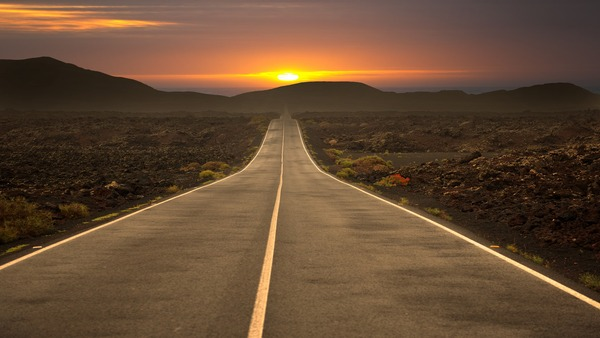
#> input picture original_lane_detection_5.jpg, 600 x 338 px, given in place of vid1.mp4, which was not available
$ python test.py
#> lines starting #> are read from the running program, lines starting #| are printed output that depends on the picture; after the words box and inside, x2 and y2 are one past the last pixel; in counts of white or black regions, pixels touching at a corner belong together; pictures that were not available may be replaced by others from this repository, and a replacement may not be noted
import cv2
import time

# Path to the video file
video_path = 'vid1.mp4'  # Replace with the actual path to your video file

# Create a VideoCapture object to read from the video file
cap = cv2.VideoCapture(video_path)

# Define the region of interest coordinates (x, y, width, height)
roi_x = 0
roi_y = 300
roi_width = 1280
roi_height = 300

# Define the y-coordinate of the horizontal line
line_y = roi_y + roi_height // 2  # Adjust the line position as needed

# Define the physical distance between the two vertical contours in centimeters
physical_distance_cm = 60

while True:
    # Read the current frame from the video file
    ret, frame = cap.read()
#> frame is the input picture: shape (338, 600, 3); mean B, G, R 50.9, 74.1, 100.7

    # Check if the video has reached the end
    if not ret:
        break

    # Get the region of interest from the frame
    roi = frame[roi_y:roi_y+roi_height, roi_x:roi_x+roi_width].copy()
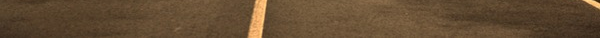
#> roi: shape (38, 600, 3); mean B, G, R 51.2, 76.8, 100.2

    # Convert the region of interest to grayscale
    gray_roi = cv2.cvtColor(roi, cv2.COLOR_BGR2GRAY)
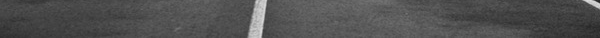
#> gray_roi: shape (38, 600); min 36, max 220, mean 80.9

    # Threshold the grayscale ROI to extract white regions
    _, thresholded = cv2.threshold(gray_roi, 200, 255, cv2.THRESH_BINARY)
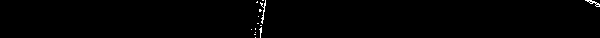
#> thresholded: shape (38, 600); 0.54% white in thin lines or dots, all inside (x1, y1, x2, y2) = (251, 0, 600, 38)

    # Find contours of white regions
    contours, _ = cv2.findContours(thresholded, cv2.RETR_EXTERNAL, cv2.CHAIN_APPROX_SIMPLE)
#> contours = 14 contours, 13 with area under 20; largest, box (x1, y1, x2, y2) and area: (585, 0, 600, 7) 26

    # Filter vertical contours based on a minimum width threshold
    min_contour_width = 10
    vertical_contours = [cnt for cnt in contours if cv2.boundingRect(cnt)[2] >= min_contour_width]
#> vertical_contours = 1 contour; box (x1, y1, x2, y2) and area: (585, 0, 600, 7) 26

    # Draw vertical contours on the ROI
    cv2.drawContours(roi, vertical_contours, -1, (0, 255, 0), 2)
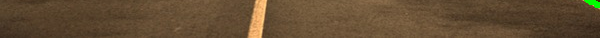
#> roi: shape (38, 600, 3); 0.35% of pixels changed, all inside (x1, y1, x2, y2) = (584, 0, 600, 8)

    # Calculate the pixel distance between the two vertical contours
    if len(vertical_contours) >= 2:
        contour1_x = cv2.boundingRect(vertical_contours[0])[0]
        contour2_x = cv2.boundingRect(vertical_contours[1])[0]
        pixel_distance = abs(contour2_x - contour1_x)
        cv2.putText(roi, f"Pixel Distance: {pixel_distance}", (10, 30), cv2.FONT_HERSHEY_SIMPLEX, 1, (0, 0, 255), 2, cv2.LINE_AA)

        # Calculate the conversion factor from pixels to centimeters
        conversion_factor = physical_distance_cm / pixel_distance

        # Calculate the physical distance between the two vertical contours in centimeters
        physical_distance = conversion_factor * pixel_distance
        cv2.putText(roi, f"Physical Distance: {physical_distance:.2f} cm", (10, 70), cv2.FONT_HERSHEY_SIMPLEX, 1, (0, 0, 255), 2, cv2.LINE_AA)

        # Calculate the middle point between the contours
        middle_point_x = (contour1_x + contour2_x) // 2
        cv2.circle(roi, (middle_point_x, line_y), 5, (0, 0, 255), -1)

        # Calculate the center of the image along the x-axis
        image_center_x = roi_width // 2

        # Calculate the difference between the middle point and the center of the image along the x-axis
        difference_x = middle_point_x - image_center_x

        cv2.putText(roi, f"Difference X: {difference_x}", (10, 110), cv2.FONT_HERSHEY_SIMPLEX, 1, (0, 0, 255), 2, cv2.LINE_AA)

    # Draw a horizontal line to indicate the pixels being measured
    cv2.line(roi, (0, line_y), (roi_width, line_y), (255, 0, 0), 2)

    # Display the original frame and the ROI with vertical contours, pixel distance, line, middle point, and physical distance
    cv2.imshow('Original Frame', frame)
    cv2.imshow('ROI with Vertical Contours and Line', roi)
    time.sleep(0.4)

    # Break the loop if 'q' is pressed
    if cv2.waitKey(1) & 0xFF == ord('q'):
#> (key q is pressed here)
        break

# Release the VideoCapture object and close the windows
cap.release()
cv2.destroyAllWindows()
